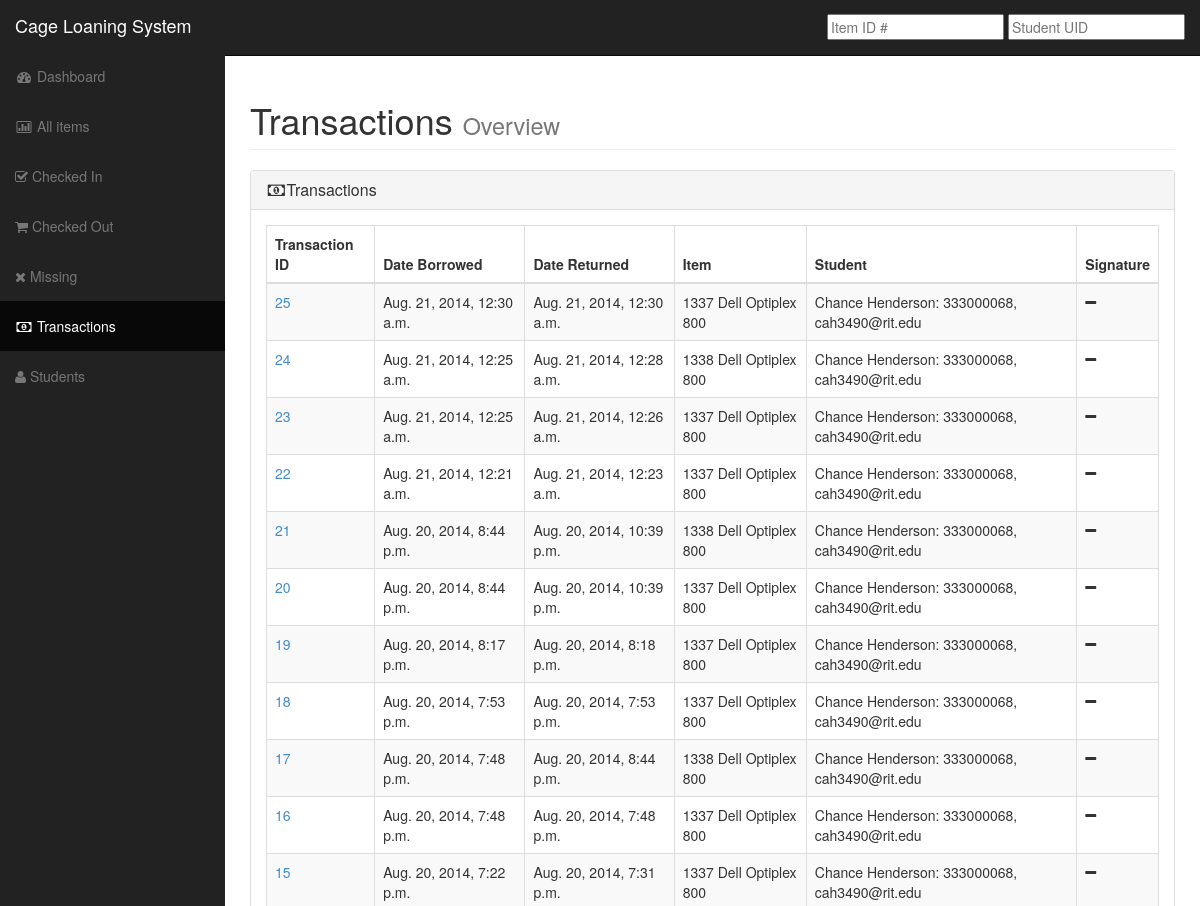
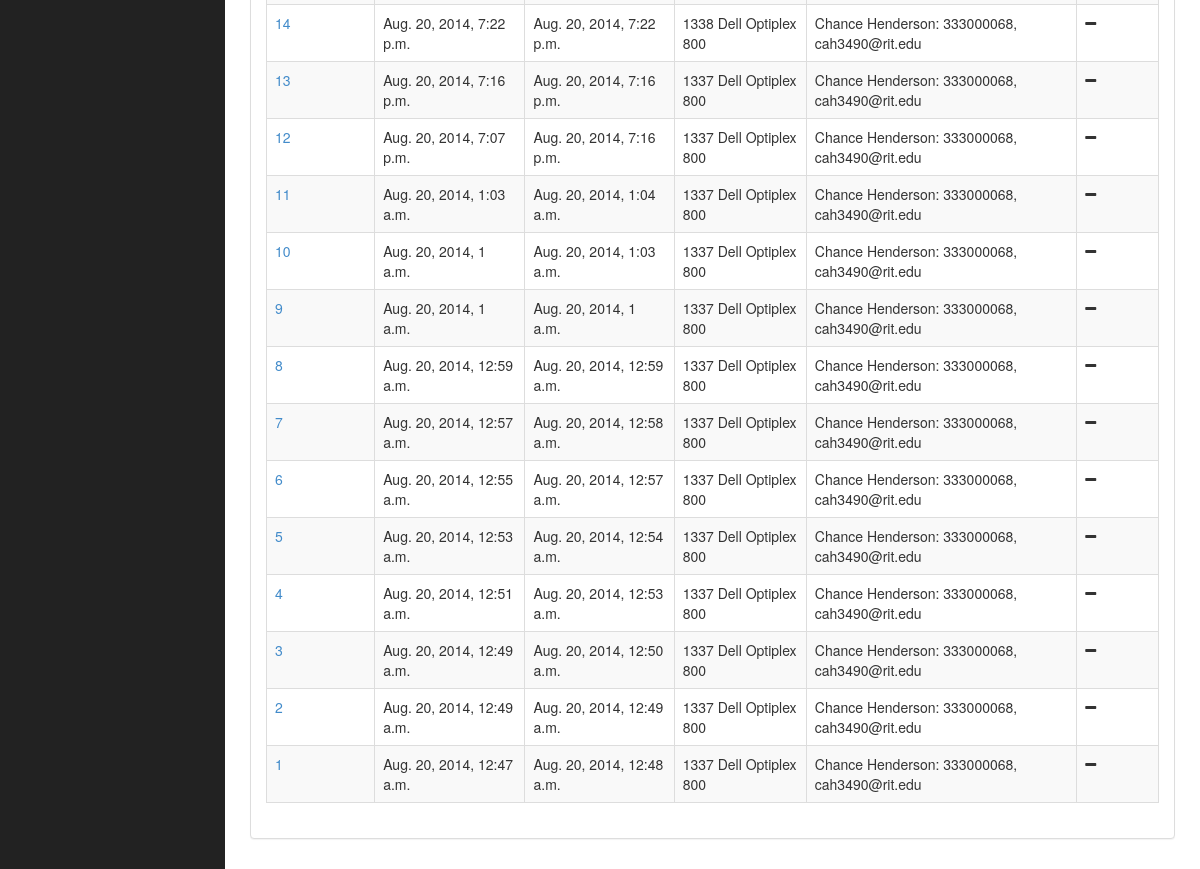
Screenshot of /transactions/ with the database file from the repository (2 pictures, top to bottom).
### cageInventory/models.py (models this page shows, shortened)
class Transaction(models.Model):
	student = models.ForeignKey(Student)
	this_item = models.ForeignKey(Item)
	start_date = models.DateTimeField()
	end_date = models.DateTimeField(null=True,blank=True)
	signature = models.ImageField(null=True,blank=True,upload_to="signatures")

class Item(models.Model):
	status = models.NullBooleanField(default=True)
	id_num = models.CharField(max_length=20,null=True,blank=True)
	model = models.ForeignKey(Model)
	def __str__(self):
		return str(self.id_num) + " " + str(self.model)

class Model(models.Model):
	mfr = models.ForeignKey(Mfr)
	model_name = models.CharField(max_length=100)
	value = models.IntegerField(null=True,blank=True)
	def __str__(self):
		return str(self.mfr) + " " + str(self.model_name)

class Mfr(models.Model):
	name = models.CharField(max_length=100)
	def __str__(self):
		return str(self.name)

class Student(models.Model):
	first_name = models.CharField(max_length=50)
	last_name = models.CharField(max_length=50)
	uid = models.CharField(max_length=9, null=True, blank=True)
	username = models.CharField(max_length=7, null=True, blank=True)
	year = models.CharField(max_length=1,null=True,blank=True)
	email = models.CharField(max_length=50,null=True,blank=True)
	major = models.ForeignKey(Major, blank=True, null=True)
	def __str__(self):
		retstr = str(self.first_name) + " " + str(self.last_name)
		if self.uid:
			retstr += ": " + str(self.uid)
		if self.email:
			retstr += ", " + str(self.email)
		return retstr

### cageInventory/views.py (the view)
# urls.py: url(r'^transactions/$','cageInventory.views.transactions_view'),
def transactions_view(request):
	if request.is_ajax():
		t = loader.get_template('cageInventory/trans_view_ajax.html')
		c = Context({'items':Transaction.objects.all().order_by('-start_date')})
		rendered = t.render(c)
		return HttpResponse(json.dumps({'rendered':str(rendered)}))
	return render_to_response('cageInventory/trans_view.html',{'items':Transaction.objects.all().order_by('-start_date')})

### templates/cageInventory/trans_view.html
{% extends 'cageInventory/base.html' %}
{% block transactive %}
class="active"
{% endblock %}
{% block content %}
<div class="row">
    <div class="col-lg-12">
        <h1 class="page-header">
            Transactions <small>Overview</small>
        </h1>
    </div>
</div>
<div class="row">
    <div class="col-lg-12">
        <div class="panel panel-default">
            <div class="panel-heading">
                <h3 class="panel-title"><i class="fa fa-money fa-fw"></i>Transactions</h3>
            </div>
            <div class="panel-body">
                <div class="table-responsive">
                    <table class="table table-bordered table-hover table-striped">
                        <thead>
                            <tr>
                                <th>Transaction ID</th>
                                <th>Date Borrowed </th>
                                <th>Date Returned </th>
                                <th>Item </th>
                                <th>Student </th>
                                <th>Signature</th>
                            </tr>
                        </thead>
                        <tbody>
                            {% for item in items %}
                            <tr>
                                <td><a href="/transaction/{{item.id}}/">{{item.id}}</a></td>
                                <td>{{item.start_date}}</td>
                                <td>{% if item.end_date %}{{item.end_date}}{% else %}<i class="fa fa-minus"></i>{% endif %}</td>
                                <td>{{item.this_item}}</td>
                                <td>{{item.student}}</td>
                                <td>{% if item.signature %} <i class="fa fa-check"></i> {% else %}<i class="fa fa-minus"></i>{% endif %}</td>
                            </tr>
                            {% empty %}
                            <tr>
                            <td colspan="6">No transactions have been logged</td>
                            </tr>
                            {% endfor %}
                        </tbody>
                    </table>
                </div>
            </div>
        </div>
    </div>
</div>
{% endblock %}

### templates/cageInventory/base.html (shortened to what this page needs)
{% load static from staticfiles %}
<!DOCTYPE html>
<html lang="en">
<head>
    <link href="{% static 'css/bootstrap.min.css' %}" rel="stylesheet">
    <link href="{% static 'css/sb-admin.css' %}" rel="stylesheet">
    <link href="{% static 'css/plugins/morris.css' %}" rel="stylesheet">
    <link href="{% static 'font-awesome-4.1.0/css/font-awesome.min.css' %}" rel="stylesheet" type="text/css">
</head>
<body>
    <div id="wrapper">
        <nav class="navbar navbar-inverse navbar-fixed-top" role="navigation">
            <div class="navbar-header">
                <a class="navbar-brand" href="/">Cage Loaning System</a>
            </div>
            <ul class="nav navbar-right top-nav">
                <li>
                    <div class="form-group" id="checkdiv" style="margin-top:1em">
                        <input "form-control" type="text" placeholder="Item ID #"   id="item-id" autofocus>
                        <input "form-control" type="text" placeholder="Student UID" id="uid">
                    </div>
                </li>
            </ul>
            <div class="collapse navbar-collapse navbar-ex1-collapse">
                <ul class="nav navbar-nav side-nav">
                    <li {% block dbactive %}{% endblock %}>
                        <a href="/"><i class="fa fa-fw fa-dashboard"></i> Dashboard</a>
                    </li>
                    <li {% block allactive %}{% endblock %}>
                        <a href="/all/"><i class="fa fa-fw fa-bar-chart-o"></i> All items</a>
                    </li>
                    <li {% block inactive %}{% endblock %}>
                        <a href="/in/"><i class="fa fa-check-square-o"></i> Checked In</a>
                    </li>
                    <li {% block outactive %}{% endblock %}>
                        <a href="/out/"><i class="fa fa-shopping-cart"></i> Checked Out</a>
                    </li>
                    <li {% block missactive %}{% endblock %}>
                        <a href="/missing/"><i class="fa fa-times"></i> Missing</a>
                    </li>
                    <li {% block transactive %}{% endblock %}>
                        <a href="/transactions/"><i class="fa fa-money fa-fw"></i> Transactions </a>
                    </li>
                    <li {% block studentactive %}{% endblock %}>
                        <a href="/students/"><i class="fa fa-user"></i> Students </a>
                    </li>
                </ul>
            </div>
        </nav>
        <div id="page-wrapper">
            <div class="container-fluid" id="content-container">
            {% block content %}
            {% endblock %}
            </div>
        </div>
    </div>
</body>
</html>

### static/css/sb-admin.css (style rules this page uses)
body { margin-top: 100px; background-color: #222; }
@media (min-width:768px) { body { margin-top: 50px; } }
#wrapper { padding-left: 0; }
#page-wrapper { width: 100%; padding: 0; background-color: #fff; }
@media (min-width:768px) { #wrapper { padding-left: 225px; } }
@media (min-width:768px) { #page-wrapper { padding: 10px; } }
.top-nav { padding: 0 15px; }
.top-nav>li { display: inline-block; float: left; }
@media (min-width:768px) { .side-nav { position: fixed; top: 51px; left: 225px; width: 225px; margin-left: -225px; border: none; border-radius: 0; overflow-y: auto; background-color: #222; } }
@media (min-width:768px) { .side-nav>li>a { width: 225px; } }

### rows the page displays
Transaction: id "25", start_date "Aug. 21, 2014, 12:30 a.m.", end_date "Aug. 21, 2014, 12:30 a.m.", this_item "1337 Dell Optiplex 800", student "Chance Henderson: 333000068, cah3490@rit.edu"
Transaction: id "24", start_date "Aug. 21, 2014, 12:25 a.m.", end_date "Aug. 21, 2014, 12:28 a.m.", this_item "1338 Dell Optiplex 800", student "Chance Henderson: 333000068, cah3490@rit.edu"
Transaction: id "23", start_date "Aug. 21, 2014, 12:25 a.m.", end_date "Aug. 21, 2014, 12:26 a.m.", this_item "1337 Dell Optiplex 800", student "Chance Henderson: 333000068, cah3490@rit.edu"
Transaction: id "22", start_date "Aug. 21, 2014, 12:21 a.m.", end_date "Aug. 21, 2014, 12:23 a.m.", this_item "1337 Dell Optiplex 800", student "Chance Henderson: 333000068, cah3490@rit.edu"
Transaction: id "21", start_date "Aug. 20, 2014, 8:44 p.m.", end_date "Aug. 20, 2014, 10:39 p.m.", this_item "1338 Dell Optiplex 800", student "Chance Henderson: 333000068, cah3490@rit.edu"
Transaction: id "20", start_date "Aug. 20, 2014, 8:44 p.m.", end_date "Aug. 20, 2014, 10:39 p.m.", this_item "1337 Dell Optiplex 800", student "Chance Henderson: 333000068, cah3490@rit.edu"
Transaction: id "19", start_date "Aug. 20, 2014, 8:17 p.m.", end_date "Aug. 20, 2014, 8:18 p.m.", this_item "1337 Dell Optiplex 800", student "Chance Henderson: 333000068, cah3490@rit.edu"
Transaction: id "18", start_date "Aug. 20, 2014, 7:53 p.m.", end_date "Aug. 20, 2014, 7:53 p.m.", this_item "1337 Dell Optiplex 800", student "Chance Henderson: 333000068, cah3490@rit.edu"
Transaction: id "17", start_date "Aug. 20, 2014, 7:48 p.m.", end_date "Aug. 20, 2014, 8:44 p.m.", this_item "1338 Dell Optiplex 800", student "Chance Henderson: 333000068, cah3490@rit.edu"
Transaction: id "16", start_date "Aug. 20, 2014, 7:48 p.m.", end_date "Aug. 20, 2014, 7:48 p.m.", this_item "1337 Dell Optiplex 800", student "Chance Henderson: 333000068, cah3490@rit.edu"
Transaction: id "15", start_date "Aug. 20, 2014, 7:22 p.m.", end_date "Aug. 20, 2014, 7:31 p.m.", this_item "1337 Dell Optiplex 800", student "Chance Henderson: 333000068, cah3490@rit.edu"
Transaction: id "14", start_date "Aug. 20, 2014, 7:22 p.m.", end_date "Aug. 20, 2014, 7:22 p.m.", this_item "1338 Dell Optiplex 800", student "Chance Henderson: 333000068, cah3490@rit.edu"
Transaction: id "13", start_date "Aug. 20, 2014, 7:16 p.m.", end_date "Aug. 20, 2014, 7:16 p.m.", this_item "1337 Dell Optiplex 800", student "Chance Henderson: 333000068, cah3490@rit.edu"
Transaction: id "12", start_date "Aug. 20, 2014, 7:07 p.m.", end_date "Aug. 20, 2014, 7:16 p.m.", this_item "1337 Dell Optiplex 800", student "Chance Henderson: 333000068, cah3490@rit.edu"
Transaction: id "11", start_date "Aug. 20, 2014, 1:03 a.m.", end_date "Aug. 20, 2014, 1:04 a.m.", this_item "1337 Dell Optiplex 800", student "Chance Henderson: 333000068, cah3490@rit.edu"
Transaction: id "10", start_date "Aug. 20, 2014, 1 a.m.", end_date "Aug. 20, 2014, 1:03 a.m.", this_item "1337 Dell Optiplex 800", student "Chance Henderson: 333000068, cah3490@rit.edu"
Transaction: id "9", start_date "Aug. 20, 2014, 1 a.m.", end_date "Aug. 20, 2014, 1 a.m.", this_item "1337 Dell Optiplex 800", student "Chance Henderson: 333000068, cah3490@rit.edu"
Transaction: id "8", start_date "Aug. 20, 2014, 12:59 a.m.", end_date "Aug. 20, 2014, 12:59 a.m.", this_item "1337 Dell Optiplex 800", student "Chance Henderson: 333000068, cah3490@rit.edu"
Transaction: id "7", start_date "Aug. 20, 2014, 12:57 a.m.", end_date "Aug. 20, 2014, 12:58 a.m.", this_item "1337 Dell Optiplex 800", student "Chance Henderson: 333000068, cah3490@rit.edu"
Transaction: id "6", start_date "Aug. 20, 2014, 12:55 a.m.", end_date "Aug. 20, 2014, 12:57 a.m.", this_item "1337 Dell Optiplex 800", student "Chance Henderson: 333000068, cah3490@rit.edu"
Transaction: id "5", start_date "Aug. 20, 2014, 12:53 a.m.", end_date "Aug. 20, 2014, 12:54 a.m.", this_item "1337 Dell Optiplex 800", student "Chance Henderson: 333000068, cah3490@rit.edu"
Transaction: id "4", start_date "Aug. 20, 2014, 12:51 a.m.", end_date "Aug. 20, 2014, 12:53 a.m.", this_item "1337 Dell Optiplex 800", student "Chance Henderson: 333000068, cah3490@rit.edu"
Transaction: id "3", start_date "Aug. 20, 2014, 12:49 a.m.", end_date "Aug. 20, 2014, 12:50 a.m.", this_item "1337 Dell Optiplex 800", student "Chance Henderson: 333000068, cah3490@rit.edu"
Transaction: id "2", start_date "Aug. 20, 2014, 12:49 a.m.", end_date "Aug. 20, 2014, 12:49 a.m.", this_item "1337 Dell Optiplex 800", student "Chance Henderson: 333000068, cah3490@rit.edu"
Transaction: id "1", start_date "Aug. 20, 2014, 12:47 a.m.", end_date "Aug. 20, 2014, 12:48 a.m.", this_item "1337 Dell Optiplex 800", student "Chance Henderson: 333000068, cah3490@rit.edu"
